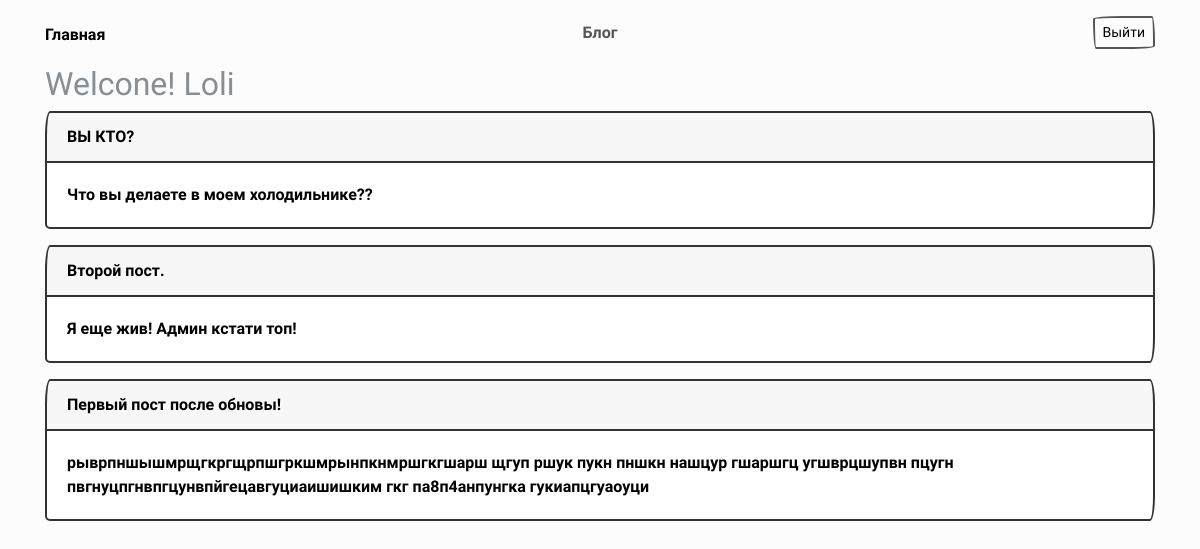
Screenshot of / (signed in) with the database file from the repository.
### main/models.py (models this page shows, shortened)
class Post(models.Model):
    title = models.CharField('Название', max_length=50)
    discription = models.TextField('Описание')

### main/views.py (the view)
# urls.py: path('', views.index, name='home'),
def index(request):
    user = ''
    is_a = request.user.is_authenticated
    if is_a:
        user = request.user
    posts = Post.objects.order_by('-id')
    return render(request, 'main/index.html', {'posts': posts, 'is_a': is_a, 'user': user})

### main/templates/main/index.html (shortened to what this page needs)
{% extends 'main/base.html' %}
{% block login %}
    {% if is_a %}
    Выйти
    {% else %}
    Войти
    {% endif %}
{% endblock %}
{% block content %}
    <h2 class="text-muted">Welcone! {{ user }}</h2>
    {% for el in posts %}
        <a href="{% url 'post_detal' id=el.id %}">
            <div class="card border-primary mb-3">
                <div class="card-header">{{ el.title }}</div>
                <div class="card-body">
                <p class="card-text"> {{ el.discription }} </p>
                </div>
            </div>
        </a>
    {% endfor %}
{% endblock %}

### main/templates/main/base.html (style rules this page uses)
a { color: #000 !important; text-decoration: none }
body { background: #fcfcfc; }

### rows the page displays
Post: title "ВЫ КТО?", discription "Что вы делаете в моем холодильнике??"
Post: title "Второй пост.", discription "Я еще жив! Админ кстати топ!"
Post: title "Первый пост после обновы!", discription "рыврпншышмрщгкргщрпшгркшмрынпкнмршгкгшарш щгуп ршук пукн пншкн нашцур гшаршгц угшврцшупвн пцугн пвгнуцпгнвпгцунвпйгецавгуциаишишким гкг па8п4анпунгка гукиапцгуаоуци"

### other values shown
{{ user }} "Loli"
